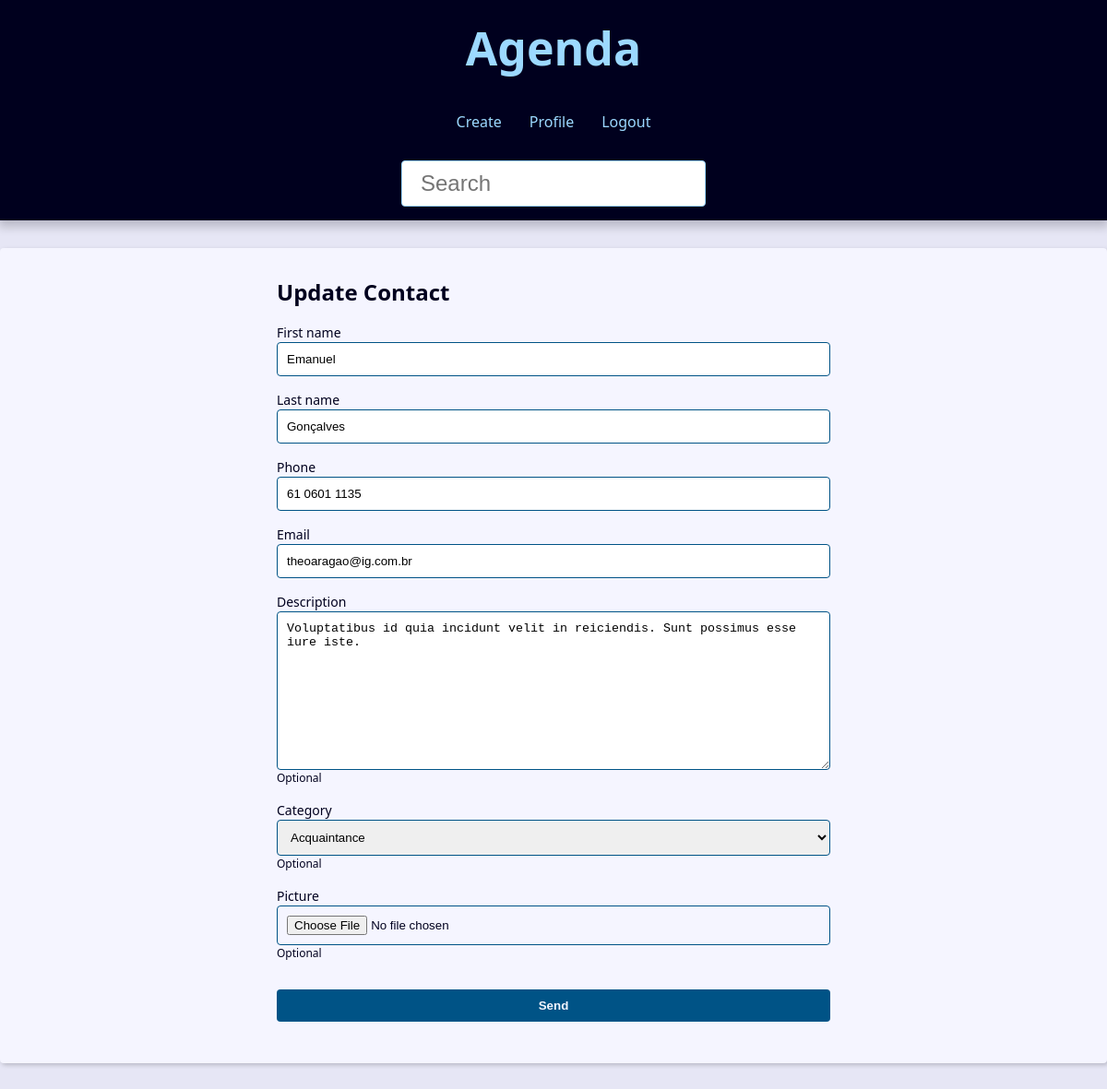
/contact/2004/update/ (signed in), run on the app's committed database.
### contact/models.py (models this page shows, shortened)
class Contact(models.Model):
    first_name = models.CharField(max_length=50)
    last_name = models.CharField(max_length=50, blank=True)
    phone = models.CharField(max_length=50)
    email = models.EmailField(max_length=254)
    created_date = models.DateTimeField(default=timezone.now)
    description = models.TextField(blank=True, help_text='Optional')
    show = models.BooleanField(default=True)
    picture = models.ImageField(blank=True, upload_to='pictures/%Y/%m/')
    category = models.ForeignKey(
        Category, on_delete=models.SET_NULL, blank=True, null=True,
        help_text='Optional'
    )
    owner = models.ForeignKey(
        User, on_delete=models.SET_NULL, blank=True, null=True
    )

### contact/views/contact_forms.py (the view, shortened to what this page needs)
# urls.py: path('contact/<int:contact_id>/update/', views.update, name='update'),
@login_required(login_url='contact:login')
def update(request,  contact_id) -> HttpResponse:
    contact = get_object_or_404(
        Contact, pk=contact_id, show=True, owner=request.user
    )
    form_action = reverse('contact:update', args=(contact_id,))
    context = {
        'form': ContactForm(instance=contact), 'form_action': form_action,
    }
    return render(request, 'contact/update.html', context)

### contact/forms.py
class ContactForm(forms.ModelForm):
    phone = forms.CharField(
        widget=forms.TextInput(
            attrs={
                'placeholder': '(00) 00000-0000'
            }
        )
    )
    email = forms.EmailField(
        widget=forms.TextInput(
            attrs={
                'placeholder': 'exemple@exemple.com'
            }
        )
    )
    picture = forms.ImageField(
        help_text='Optional', widget=forms.FileInput(
            attrs={'accept': 'image/*', }), required=False
    )
    class Meta:
        model = Contact
        fields = (
            'first_name', 'last_name', 'phone', 'email', 'description',
            'category', 'picture',
        )

### contact/models.py (called while the page is built)
    def __str__(self) -> str:
        return self.name

### contact/templates/contact/update.html
{% extends 'contact/base_create_update.html' %}
{% block title_form %}
  <h2>Update Contact</h2>
{% endblock title_form %}

### contact/templates/contact/base_create_update.html (shortened to what this page needs)
{% extends 'global/base.html' %}
{% block content %}
  <div class="form-wrapper">
    {% block title_form %}{% endblock title_form %}
    <form action="{{ form_action }}" method="POST" enctype="multipart/form-data">
      <div class="form-content">
        {% for field in form %}
          <div class="form-group">
            <label for"{{ field.id_for_label }}">{{ field.label }}</label>
            {{ field }}
            {% if field.help_text %}
              <p class="help-text"> {{field.help_text}} </p>
            {% endif %}
          </div>
        {% endfor %}
      </div>
      <div class="form-content">
        <div class="form-group">
          <button class="btn" type="submit">Send</button>
        </div>
      </div>
    </form>
  </div>
{% endblock content %}

### base_static/global/css/style.css (style rules this page uses)
:root { --link-dark-color: rgb(0, 83, 134); --link-light-color: rgb(156, 217, 255); --clr-black: rgb(0, 0, 30); --clr-light-gray: rgb(230, 230, 245); --clr-white: rgb(245, 245, 255); --clr-dark-shadow-5: rgba(0, 0, 10, 5%); --clr-dark-shadow-10: rgba(0, 0, 10, 10%); --clr-dark-shadow-20: rgba(0, 0, 10, 20%); --clr-light-shadow-10: rgba(200, 200, 255, 10%); --small-font-size: 1.6rem; --smaller-font-size: 1.4rem; --smallest-font-size: 1.2rem; --medium-font-size: 2.4rem; --biggest-font-size: 5rem; --table-min-width: 60rem; --main-page-width: 120rem; --spacing: 1.5rem; --default-border-radius: 4px; --transition-fast: 300ms; }
*, *::before, *::after { margin: 0; padding: 0; box-sizing: border-box; }
html { font-size: 62.5%; }
body { font-family: system-ui, -apple-system, BlinkMacSystemFont, 'Segoe UI', Roboto, Oxygen, Ubuntu, Cantarell, 'Open Sans', 'Helvetica Neue', sans-serif; line-height: 1.5; font-size: var(--small-font-size); color: var(--clr-black); -webkit-font-smoothing: antialiased; background: var(--clr-light-gray); }
.form-wrapper { max-width: 60rem; margin: var(--spacing) auto; }
.form-content { margin: var(--spacing) 0; }
.form-group { display: flex; flex-direction: column; padding-bottom: var(--spacing); }
.form-group p { margin: 1em 0; }
.form-group .help-text, .form-group .help-text ~ ul { margin: 0; font-size: var(--smallest-font-size); list-style: none; }
.form-group input, .form-group textarea, .form-group select { padding: 1rem; border-radius: var(--default-border-radius); border: 1px solid var(--link-dark-color); }
.form-group label { font-size: var(--smaller-font-size); }
.btn { background-color: var(--link-dark-color); color: var(--clr-white); font-weight: bold; border: none; padding: 1rem 2rem; border-radius: var(--default-border-radius); cursor: pointer; transition: filter var(--transition-fast) ease-in-out; }

### data on the page
Contact: form "Emanuel" "Gonçalves" "61 0601 1135" "theoaragao@ig.com.br" "Voluptatibus id quia incidunt velit in reiciendis. Sunt possimus esse iure iste." "Acquaintance"

### other printed values
{{ field.label }} "First name" "Last name" "Phone" "Email" "Description" "Category" "Picture"
{{ field.help_text }} "Optional" "Optional" "Optional"
